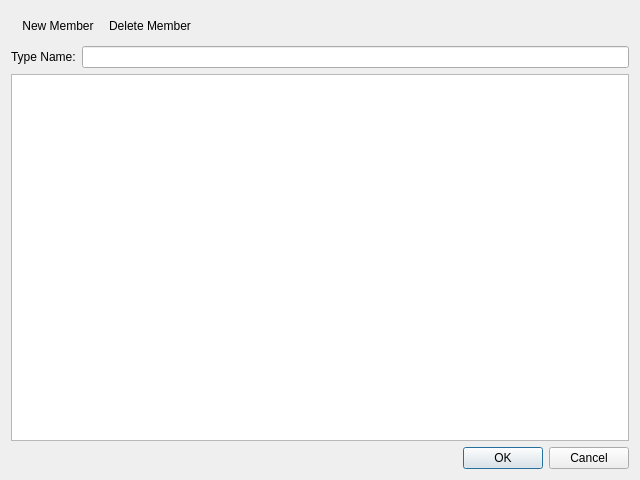
<?xml version="1.0" encoding="UTF-8"?>
<ui version="4.0">
 <class>CustomTypeWindow</class>
 <widget class="QDialog" name="CustomTypeWindow">
  <property name="geometry">
   <rect>
    <x>0</x>
    <y>0</y>
    <width>640</width>
    <height>480</height>
   </rect>
  </property>
  <property name="windowTitle">
   <string>Enumeration</string>
  </property>
  <layout class="QVBoxLayout" name="verticalLayout">
   <item>
    <widget class="QToolBar" name="toolBar">
     <property name="windowTitle">
      <string>toolBar</string>
     </property>
     <addaction name="actionNew_Member"/>
     <addaction name="actionDelete_Member"/>
    </widget>
   </item>
   <item>
    <layout class="QHBoxLayout" name="horizontalLayout">
     <item>
      <widget class="QLabel" name="label">
       <property name="text">
        <string>Type Name:</string>
       </property>
      </widget>
     </item>
     <item>
      <widget class="QLineEdit" name="lineEdit"/>
     </item>
    </layout>
   </item>
   <item>
    <widget class="QListView" name="listView">
     <property name="editTriggers">
      <set>QAbstractItemView::NoEditTriggers</set>
     </property>
    </widget>
   </item>
   <item>
    <widget class="QDialogButtonBox" name="buttonBox">
     <property name="standardButtons">
      <set>QDialogButtonBox::Cancel|QDialogButtonBox::Ok</set>
     </property>
    </widget>
   </item>
  </layout>
  <action name="actionNew_Member">
   <property name="icon">
    <iconset>
     <normalon>:/Media/Icons/AddUsingNamespace_6782.png</normalon>
    </iconset>
   </property>
   <property name="text">
    <string>New Member...</string>
   </property>
   <property name="shortcut">
    <string>Ctrl+N</string>
   </property>
  </action>
  <action name="actionDelete_Member">
   <property name="icon">
    <iconset>
     <normalon>:/Media/Icons/RemoveUsingNamespace_10480.png</normalon>
    </iconset>
   </property>
   <property name="text">
    <string>Delete Member</string>
   </property>
   <property name="shortcut">
    <string>Del</string>
   </property>
  </action>
  <action name="actionClose">
   <property name="text">
    <string>Close</string>
   </property>
   <property name="shortcut">
    <string>Esc</string>
   </property>
  </action>
 </widget>
 <resources/>
 <connections>
  <connection>
   <sender>buttonBox</sender>
   <signal>accepted()</signal>
   <receiver>CustomTypeWindow</receiver>
   <slot>accept()</slot>
   <hints>
    <hint type="sourcelabel">
     <x>399</x>
     <y>579</y>
    </hint>
    <hint type="destinationlabel">
     <x>399</x>
     <y>299</y>
    </hint>
   </hints>
  </connection>
  <connection>
   <sender>buttonBox</sender>
   <signal>rejected()</signal>
   <receiver>CustomTypeWindow</receiver>
   <slot>reject()</slot>
   <hints>
    <hint type="sourcelabel">
     <x>399</x>
     <y>579</y>
    </hint>
    <hint type="destinationlabel">
     <x>399</x>
     <y>299</y>
    </hint>
   </hints>
  </connection>
 </connections>
</ui>
